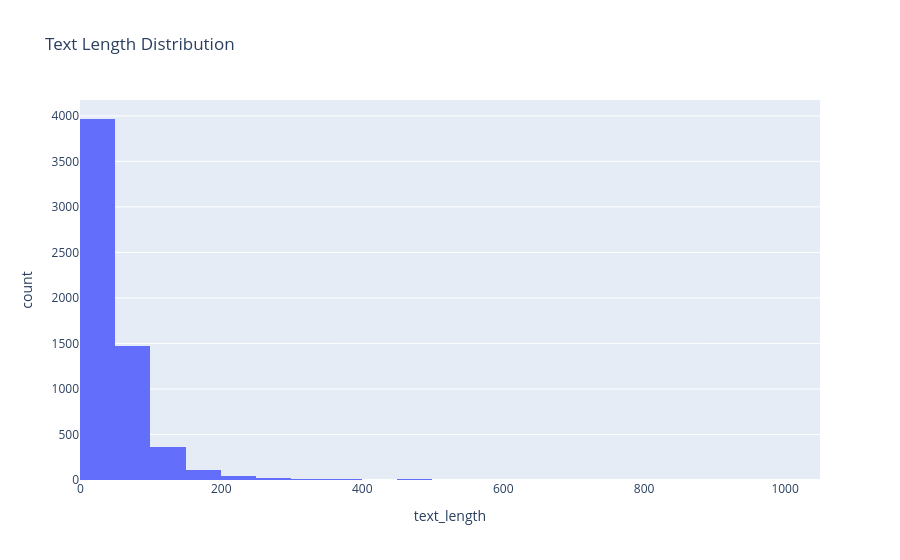

This figure's notebook cell:
### Markdown cell above
### D) Text Length Analysis

Text length analysis evaluated the distribution of post lengths in characters.  

This insight helps determine appropriate tokenization limits, sequence lengths for NLP models, and detection of unusually short or long posts that may affect model performance.

### Code cell
eda.text_length_analysis()

### Figure 1 — Plotly figure (JSON) as saved in the notebook; plotly's stock layout.template omitted (floating-point values rounded to 4 significant figures; data arrays with more than 128 entries replaced by an {"elided": "..."} marker saying what was removed)
{"data": [{"alignmentgroup": "True", "bingroup": "x", "hovertemplate": "text_length=%{x}<br>count=%{y}<extra></extra>", "legendgroup": "", "marker": {"color": "#636efa"}, "name": "", "nbinsx": 50, "offsetgroup": "", "orientation": "v", "showlegend": false, "type": "histogram", "x": {"elided": "6012 int values"}, "xaxis": "x", "yaxis": "y"}], "layout": {"barmode": "relative", "legend": {"tracegroupgap": 0}, "title": {"text": "Text Length Distribution"}, "xaxis": {"anchor": "y", "domain": [0, 1], "title": {"text": "text_length"}}, "yaxis": {"anchor": "x", "domain": [0, 1], "title": {"text": "count"}}}}
